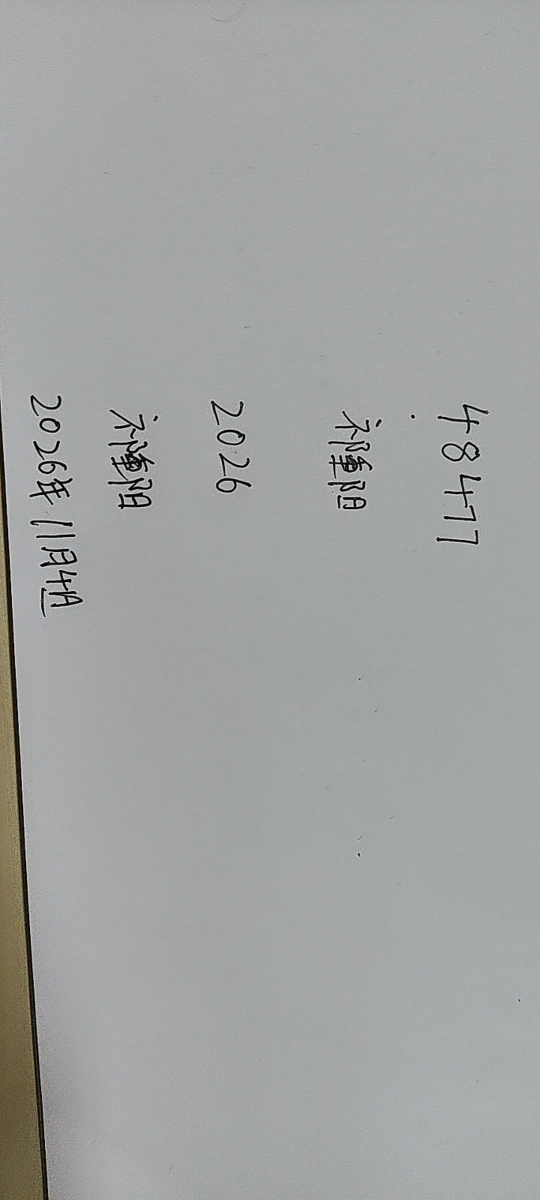
#> input picture 文档/授权书/sign_src.jpg, 1080 x 2400 px (shown at 1/2 size)
$ python compose_auth.py
#> lines starting #> are read from the running program, lines starting #| are printed output that depends on the picture
# -*- coding: utf-8 -*-
"""compose_auth.py : 把手写内容合成到参赛承诺书 PDF 上

输入：sign_src.jpg（白纸签名照）、page/page-0001.png（300 dpi 渲染页）
输出：授权书_已签名.pdf
"""
import os

import numpy as np
from PIL import Image

HERE = os.path.dirname(os.path.abspath(__file__))
SRC = os.path.join(HERE, 'sign_src.jpg')
PAGE = os.path.join(HERE, 'page', 'page-0001.png')
OUT_PNG = os.path.join(HERE, 'auth_signed.png')
OUT_PDF = os.path.join(HERE, '参赛作品承诺及使用授权书_已签名.pdf')

# 手写内容在原图中的裁切框（旋转后坐标）
RECTS = {
    'team_id':   (800, 95, 1100, 225),
    'member':    (812, 312, 1030, 448),
    'year':      (795, 572, 995, 668),
    'signature': (808, 752, 1032, 868),
    'date':      (783, 908, 1220, 1006),
}

# 在页面上的位置：左上角 (x, y) 与目标高度（像素，300 dpi）
PLACE = {
    'team_id':   (800, 528, 56),
    'member':    (1395, 524, 60),
    'year':      (815, 660, 52),
    'signature': (1602, 2472, 74),
    'date':      (1012, 2998, 58),
}


def extract(rect):
    """裁出字迹并白平衡，返回 RGB 图"""
    x0, y0, x1, y1 = rect
    crop = rot.crop((x0, y0, x1, y1)).convert('RGB')
    rgb = np.array(crop).astype(np.float32)
    lum = np.array(crop.convert('L')).astype(np.float32)

    # 纸面亮度：取较亮的 75 分位，避免被墨迹拉低
    paper = float(np.percentile(lum, 75))
    paper = max(paper, 120.0)
    scale = min(250.0 / paper, 2.2)
    norm = np.clip(rgb * scale, 0, 255)

    nl = np.array(Image.fromarray(norm.astype(np.uint8)).convert('L')).astype(np.float32)
    ys, xs = np.where(nl < 200)
    if len(ys) == 0:
        return None
    pad = 3
    yy0, yy1 = max(0, ys.min() - pad), min(nl.shape[0], ys.max() + pad + 1)
    xx0, xx1 = max(0, xs.min() - pad), min(nl.shape[1], xs.max() + pad + 1)
    return Image.fromarray(norm[yy0:yy1, xx0:xx1].astype(np.uint8), 'RGB')


def main():
    global rot
    rot = Image.open(SRC).rotate(90, expand=True).convert('RGB')
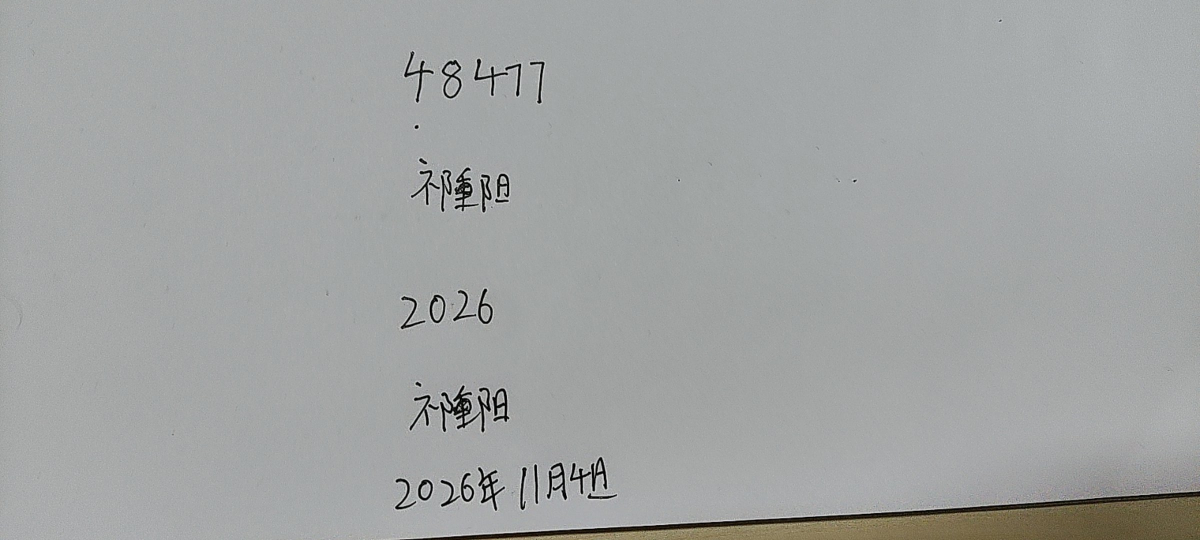
#> rot: PIL image 2400x1080 RGB (shown at 1/2 size); mean R, G, B 161.2, 163.4, 162.8

    page = np.array(Image.open(PAGE).convert('RGB')).astype(np.float32)
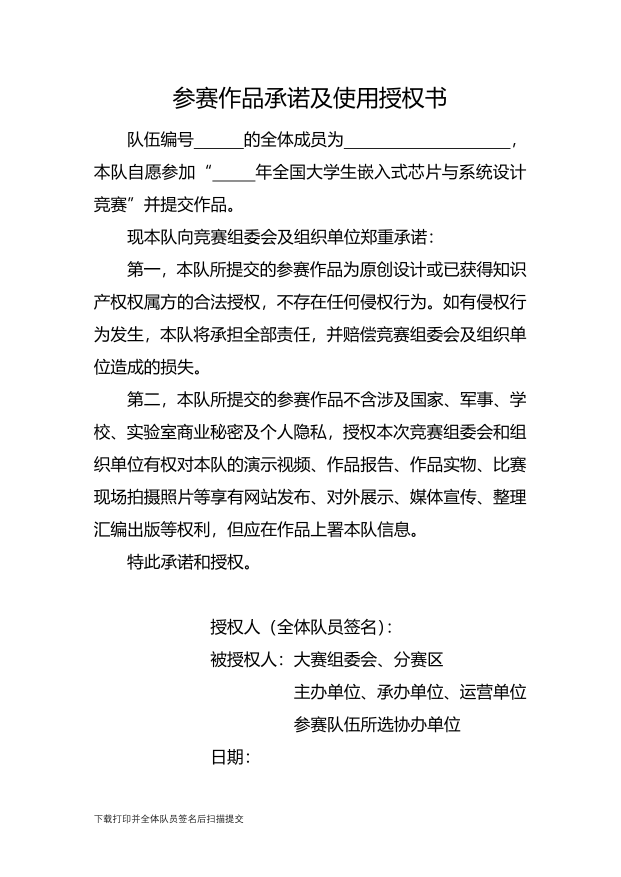
#> input picture 文档/授权书/page/page-0001.png, 2481 x 3508 px (shown at 1/4 size)
    H, W = page.shape[:2]
#> H = 3508; W = 2481
    print('page', W, H)
#| page 2481 3508

    for key, rect in RECTS.items():
        img = extract(rect)
        if img is None:
            print('skip', key)
            continue
        x, y, th = PLACE[key]
        tw = max(1, int(round(img.width * th / float(img.height))))
        img = img.resize((tw, th), Image.LANCZOS)

        arr = np.array(img).astype(np.float32)
        # 纸底压成纯白，避免出现灰色方块
        arr[arr >= 238] = 255.0
        # 只压暗：纸底（≥245）保持页面原样，墨迹按比例变暗
        f = np.clip(arr / 245.0, 0.0, 1.0) ** 2.0

        y0, x0 = y, x
        y1, x1 = min(H, y0 + th), min(W, x0 + tw)
        fy, fx = y1 - y0, x1 - x0
        if fy <= 0 or fx <= 0:
            print('out of page', key)
            continue
        page[y0:y1, x0:x1] *= f[:fy, :fx]
        print('%-10s -> (%d,%d) %dx%d' % (key, x, y, fx, fy))
#> this loop made 5 passes
#> (paper in extract, scale in extract, yy0 in extract, yy1 in extract, xx0 in extract, xx1 in extract) on passes 1 to 5: (168, 1.49, 4, 116, 5, 292), (168, 1.49, 1, 116, 7, 210), (168, 1.49, 2, 90, 3, 198), (168, 1.49, 8, 116, 8, 214), (171, 1.46, 3, 98, 5, 437)
#> pass 1, in extract, `crop = rot.crop((x0, y0, x1, y1)).convert('RGB')`:
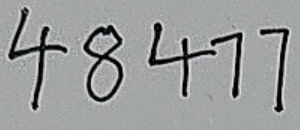
#> crop: PIL image 300x130 RGB; mean R, G, B 153.2, 155.8, 156
#> pass 1, in extract, `norm = np.clip(rgb * scale, 0, 255)`:
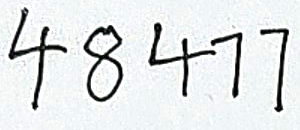
#> norm: shape (130, 300, 3) float32; mean R, G, B 224.8, 228.3, 228.5
#> after the loop:
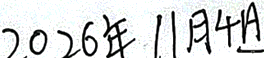
#> arr: shape (58, 264, 3) float32; mean R, G, B 215.3, 217.1, 217.1

    out = np.clip(page, 0, 255).astype(np.uint8)
    Image.fromarray(out).save(OUT_PNG)
    Image.fromarray(out).save(OUT_PDF, 'PDF', resolution=300.0)
    print('saved', OUT_PDF, '%.1f KB' % (os.path.getsize(OUT_PDF) / 1024.0))


if __name__ == '__main__':
    main()
